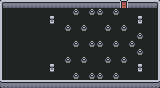

The image is a tile-based game level rendered from a .tmx file. Its description and complete source (layers, tilesets, objects, tile grids) follow:
An orthogonal 20x11 tile map with 8x8 px tiles, 3 tile layers (Background, Doors_Closed, Walls), 1 hidden layer not drawn and 2 objects (2x SpawnPoint).

<map version="1.10" tiledversion="1.12.0" orientation="orthogonal" renderorder="right-down" width="20" height="11" tilewidth="8" tileheight="8" infinite="0" nextlayerid="7" nextobjectid="3">
 <tileset firstgid="1" source="MicroDungeon.tsx" />
 <layer id="1" name="Background" width="20" height="11">
  <data encoding="csv">
0,0,0,0,0,0,0,0,0,0,0,0,0,0,0,0,0,0,0,0,
0,18,18,18,18,18,18,18,18,18,18,18,18,18,18,18,18,18,18,0,
0,18,18,18,18,18,18,18,18,18,18,18,18,18,18,18,18,18,18,0,
0,18,18,18,18,18,18,18,18,18,18,18,18,18,18,18,18,18,18,0,
0,18,18,18,18,18,18,18,18,18,18,18,18,18,18,18,18,18,18,0,
0,18,18,18,18,18,18,18,18,18,18,18,18,18,18,18,18,18,18,0,
0,18,18,18,18,18,18,18,18,18,18,18,18,18,18,18,18,18,18,0,
0,18,18,18,18,18,18,18,18,18,18,18,18,18,18,18,18,18,18,0,
0,18,18,18,18,18,18,18,18,18,18,18,18,18,18,18,18,18,18,0,
0,18,18,18,18,18,18,18,18,18,18,18,18,18,18,18,18,18,18,0,
0,0,0,0,0,0,0,0,0,0,0,0,0,0,0,0,0,0,0,0
</data>
 </layer>
 <layer id="2" name="Doors_Closed" width="20" height="11">
  <data encoding="csv">
0,0,0,0,0,0,0,0,0,0,0,0,0,0,0,37,0,0,0,0,
0,0,0,0,0,0,0,0,0,0,0,0,0,0,0,0,0,0,0,0,
0,0,0,0,0,0,0,0,0,0,0,0,0,0,0,0,0,0,0,0,
0,0,0,0,0,0,0,0,0,0,0,0,0,0,0,0,0,0,0,0,
0,0,0,0,0,0,0,0,0,0,0,0,0,0,0,0,0,0,0,0,
0,0,0,0,0,0,0,0,0,0,0,0,0,0,0,0,0,0,0,0,
0,0,0,0,0,0,0,0,0,0,0,0,0,0,0,0,0,0,0,0,
0,0,0,0,0,0,0,0,0,0,0,0,0,0,0,0,0,0,0,0,
0,0,0,0,0,0,0,0,0,0,0,0,0,0,0,0,0,0,0,0,
0,0,0,0,0,0,0,0,0,0,0,0,0,0,0,0,0,0,0,0,
0,0,0,0,0,0,0,0,0,0,0,0,0,0,0,0,0,0,0,0
</data>
 </layer>
 <layer id="3" name="Doors_Open" width="20" height="11" visible="0">
  <data encoding="csv">
0,0,0,0,0,0,0,0,0,0,0,0,0,0,0,38,0,0,0,0,
0,0,0,0,0,0,0,0,0,0,0,0,0,0,0,0,0,0,0,0,
0,0,0,0,0,0,0,0,0,0,0,0,0,0,0,0,0,0,0,0,
0,0,0,0,0,0,0,0,0,0,0,0,0,0,0,0,0,0,0,0,
0,0,0,0,0,0,0,0,0,0,0,0,0,0,0,0,0,0,0,0,
0,0,0,0,0,0,0,0,0,0,0,0,0,0,0,0,0,0,0,0,
0,0,0,0,0,0,0,0,0,0,0,0,0,0,0,0,0,0,0,0,
0,0,0,0,0,0,0,0,0,0,0,0,0,0,0,0,0,0,0,0,
0,0,0,0,0,0,0,0,0,0,0,0,0,0,0,0,0,0,0,0,
0,0,0,0,0,0,0,0,0,0,0,0,0,0,0,0,0,0,0,0,
0,0,0,0,0,0,0,0,0,0,0,0,0,0,0,0,0,0,0,0
</data>
 </layer>
 <layer id="4" name="Walls" width="20" height="11">
  <data encoding="csv">
1,2,2,2,2,2,2,2,2,2,2,2,2,2,2,0,2,2,2,4,
17,0,0,0,0,0,0,0,0,42,0,42,42,0,42,0,0,0,0,20,
17,0,0,0,0,0,30,0,0,0,0,0,0,0,0,0,0,30,0,20,
17,0,0,0,0,0,0,0,42,0,42,0,0,42,0,42,0,0,0,20,
17,0,0,0,0,0,0,0,0,0,0,0,0,0,0,0,0,42,0,20,
17,0,0,0,0,0,0,0,0,42,0,42,42,0,42,0,42,0,0,20,
17,0,0,0,0,0,0,0,0,0,0,0,0,0,0,0,0,42,0,20,
17,0,0,0,0,0,0,0,42,0,42,0,0,42,0,42,0,0,0,20,
17,0,0,0,0,0,30,0,0,0,0,0,0,0,0,0,0,30,0,20,
17,0,0,0,0,0,0,0,0,42,0,42,42,0,42,0,0,0,0,20,
33,2,2,2,2,2,2,2,2,2,2,2,2,2,2,2,2,2,2,36
</data>
 </layer>
 <objectgroup id="6" name="Spawn_Points">
  <object id="1" name="PlayerOne" type="SpawnPoint" x="12" y="28">
   <point />
  </object>
  <object id="2" name="PlayerTwo" type="SpawnPoint" x="12" y="36">
   <point />
  </object>
 </objectgroup>
</map>
